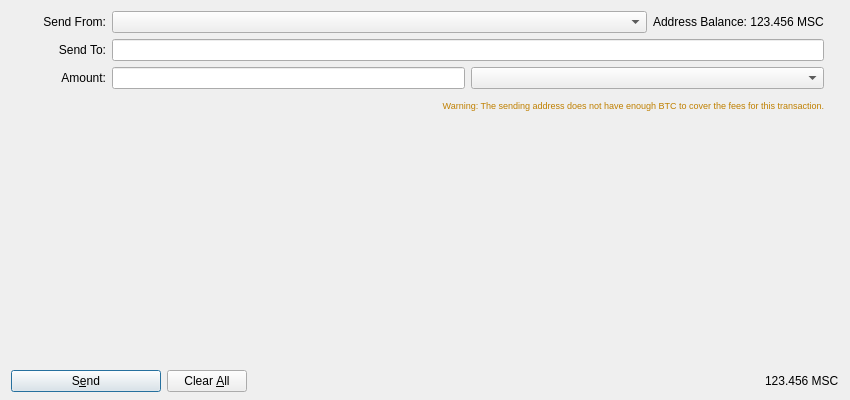
<?xml version="1.0" encoding="UTF-8"?>
<ui version="4.0">
 <class>SendMPDialog</class>
 <widget class="QDialog" name="SendMPDialog">
  <property name="geometry">
   <rect>
    <x>0</x>
    <y>0</y>
    <width>850</width>
    <height>400</height>
   </rect>
  </property>
  <property name="windowTitle">
   <string>Send Coins</string>
  </property>
  <property name="autoFillBackground">
   <bool>true</bool>
  </property>
  <layout class="QVBoxLayout" name="verticalLayout" stretch="1,0">
   <property name="bottomMargin">
    <number>8</number>
   </property>
   <item>
    <widget class="QScrollArea" name="scrollArea">
     <property name="frameShape">
      <enum>QFrame::NoFrame</enum>
     </property>
     <property name="frameShadow">
      <enum>QFrame::Plain</enum>
     </property>
     <property name="widgetResizable">
      <bool>true</bool>
     </property>
     <widget class="QWidget" name="scrollAreaWidgetContents">
      <property name="geometry">
       <rect>
        <x>0</x>
        <y>0</y>
        <width>832</width>
        <height>351</height>
       </rect>
      </property>
      <layout class="QVBoxLayout" name="verticalLayout_2" stretch="0,0,0,0,1">
       <property name="leftMargin">
        <number>0</number>
       </property>
       <property name="topMargin">
        <number>0</number>
       </property>
       <property name="rightMargin">
        <number>0</number>
       </property>
       <property name="bottomMargin">
        <number>0</number>
       </property>
       <item>
        <layout class="QHBoxLayout" name="FromHLayout">
         <item>
          <widget class="QLabel" name="sendFromLabel">
           <property name="sizePolicy">
            <sizepolicy hsizetype="Fixed" vsizetype="Fixed">
             <horstretch>0</horstretch>
             <verstretch>0</verstretch>
            </sizepolicy>
           </property>
           <property name="minimumSize">
            <size>
             <width>95</width>
             <height>0</height>
            </size>
           </property>
           <property name="text">
            <string>Send From:</string>
           </property>
           <property name="alignment">
            <set>Qt::AlignRight|Qt::AlignTrailing|Qt::AlignVCenter</set>
           </property>
           <property name="margin">
            <number>8</number>
           </property>
          </widget>
         </item>
         <item>
          <widget class="QComboBox" name="sendFromComboBox">
           <property name="sizePolicy">
            <sizepolicy hsizetype="Expanding" vsizetype="Fixed">
             <horstretch>0</horstretch>
             <verstretch>0</verstretch>
            </sizepolicy>
           </property>
          </widget>
         </item>
         <item>
          <widget class="QLabel" name="addressBalanceLabel">
           <property name="text">
            <string>Address Balance: 123.456 MSC</string>
           </property>
          </widget>
         </item>
         <item>
          <spacer name="horizontalSpacer_2">
           <property name="orientation">
            <enum>Qt::Horizontal</enum>
           </property>
           <property name="sizeType">
            <enum>QSizePolicy::Fixed</enum>
           </property>
           <property name="sizeHint" stdset="0">
            <size>
             <width>15</width>
             <height>20</height>
            </size>
           </property>
          </spacer>
         </item>
        </layout>
       </item>
       <item>
        <layout class="QHBoxLayout" name="ToHLayout">
         <item>
          <widget class="QLabel" name="sendToLabel">
           <property name="minimumSize">
            <size>
             <width>95</width>
             <height>0</height>
            </size>
           </property>
           <property name="layoutDirection">
            <enum>Qt::LeftToRight</enum>
           </property>
           <property name="text">
            <string>Send To:</string>
           </property>
           <property name="alignment">
            <set>Qt::AlignRight|Qt::AlignTrailing|Qt::AlignVCenter</set>
           </property>
           <property name="margin">
            <number>8</number>
           </property>
          </widget>
         </item>
         <item>
          <widget class="QLineEdit" name="sendToLineEdit"/>
         </item>
         <item>
          <spacer name="horizontalSpacer_3">
           <property name="orientation">
            <enum>Qt::Horizontal</enum>
           </property>
           <property name="sizeType">
            <enum>QSizePolicy::Fixed</enum>
           </property>
           <property name="sizeHint" stdset="0">
            <size>
             <width>15</width>
             <height>20</height>
            </size>
           </property>
          </spacer>
         </item>
        </layout>
       </item>
       <item>
        <layout class="QHBoxLayout" name="horizontalLayout_3">
         <property name="bottomMargin">
          <number>0</number>
         </property>
         <item>
          <widget class="QLabel" name="amountLabel">
           <property name="minimumSize">
            <size>
             <width>95</width>
             <height>0</height>
            </size>
           </property>
           <property name="text">
            <string>Amount:</string>
           </property>
           <property name="alignment">
            <set>Qt::AlignRight|Qt::AlignTrailing|Qt::AlignVCenter</set>
           </property>
           <property name="margin">
            <number>8</number>
           </property>
          </widget>
         </item>
         <item>
          <widget class="QLineEdit" name="amountLineEdit"/>
         </item>
         <item>
          <widget class="QComboBox" name="propertyComboBox">
           <property name="sizePolicy">
            <sizepolicy hsizetype="Expanding" vsizetype="Fixed">
             <horstretch>0</horstretch>
             <verstretch>0</verstretch>
            </sizepolicy>
           </property>
          </widget>
         </item>
         <item>
          <spacer name="horizontalSpacer_5">
           <property name="orientation">
            <enum>Qt::Horizontal</enum>
           </property>
           <property name="sizeType">
            <enum>QSizePolicy::Fixed</enum>
           </property>
           <property name="sizeHint" stdset="0">
            <size>
             <width>15</width>
             <height>20</height>
            </size>
           </property>
          </spacer>
         </item>
        </layout>
       </item>
       <item>
        <layout class="QHBoxLayout" name="horizontalLayout_4">
         <property name="bottomMargin">
          <number>0</number>
         </property>
         <item>
          <widget class="QLabel" name="feeWarningLabel">
           <property name="font">
            <font>
             <pointsize>7</pointsize>
            </font>
           </property>
           <property name="styleSheet">
            <string notr="true">QLabel { color:rgb(191, 127, 0);} </string>
           </property>
           <property name="text">
            <string>Warning: The sending address does not have enough BTC to cover the fees for this transaction.</string>
           </property>
           <property name="alignment">
            <set>Qt::AlignRight|Qt::AlignTrailing|Qt::AlignVCenter</set>
           </property>
          </widget>
         </item>
         <item>
          <spacer name="horizontalSpacer_4">
           <property name="orientation">
            <enum>Qt::Horizontal</enum>
           </property>
           <property name="sizeType">
            <enum>QSizePolicy::Fixed</enum>
           </property>
           <property name="sizeHint" stdset="0">
            <size>
             <width>15</width>
             <height>20</height>
            </size>
           </property>
          </spacer>
         </item>
        </layout>
       </item>
       <item>
        <spacer name="verticalSpacer">
         <property name="orientation">
          <enum>Qt::Vertical</enum>
         </property>
         <property name="sizeHint" stdset="0">
          <size>
           <width>20</width>
           <height>40</height>
          </size>
         </property>
        </spacer>
       </item>
      </layout>
     </widget>
    </widget>
   </item>
   <item>
    <layout class="QHBoxLayout" name="horizontalLayout">
     <item>
      <widget class="QPushButton" name="sendButton">
       <property name="minimumSize">
        <size>
         <width>150</width>
         <height>0</height>
        </size>
       </property>
       <property name="toolTip">
        <string>Confirm the send action</string>
       </property>
       <property name="text">
        <string>S&amp;end</string>
       </property>
       <property name="icon">
        <iconset>
         <normaloff>:/icons/send</normaloff>:/icons/send</iconset>
       </property>
       <property name="default">
        <bool>true</bool>
       </property>
      </widget>
     </item>
     <item>
      <widget class="QPushButton" name="clearButton">
       <property name="sizePolicy">
        <sizepolicy hsizetype="Minimum" vsizetype="Fixed">
         <horstretch>0</horstretch>
         <verstretch>0</verstretch>
        </sizepolicy>
       </property>
       <property name="toolTip">
        <string>Clear all fields of the form.</string>
       </property>
       <property name="text">
        <string>Clear &amp;All</string>
       </property>
       <property name="icon">
        <iconset>
         <normaloff>:/icons/remove</normaloff>:/icons/remove</iconset>
       </property>
       <property name="autoRepeatDelay">
        <number>300</number>
       </property>
       <property name="autoDefault">
        <bool>false</bool>
       </property>
      </widget>
     </item>
     <item>
      <spacer name="horizontalSpacer">
       <property name="orientation">
        <enum>Qt::Horizontal</enum>
       </property>
       <property name="sizeHint" stdset="0">
        <size>
         <width>40</width>
         <height>20</height>
        </size>
       </property>
      </spacer>
     </item>
     <item>
      <layout class="QHBoxLayout" name="horizontalLayout_2">
       <property name="spacing">
        <number>3</number>
       </property>
       <item>
        <widget class="QLabel" name="globalBalanceLabel">
         <property name="sizePolicy">
          <sizepolicy hsizetype="Preferred" vsizetype="Fixed">
           <horstretch>0</horstretch>
           <verstretch>0</verstretch>
          </sizepolicy>
         </property>
         <property name="cursor">
          <cursorShape>IBeamCursor</cursorShape>
         </property>
         <property name="text">
          <string notr="true">123.456 MSC</string>
         </property>
         <property name="textInteractionFlags">
          <set>Qt::LinksAccessibleByMouse|Qt::TextSelectableByKeyboard|Qt::TextSelectableByMouse</set>
         </property>
        </widget>
       </item>
      </layout>
     </item>
    </layout>
   </item>
  </layout>
 </widget>
 <resources>
  <include location="../bitcoin.qrc"/>
 </resources>
 <connections/>
</ui>
